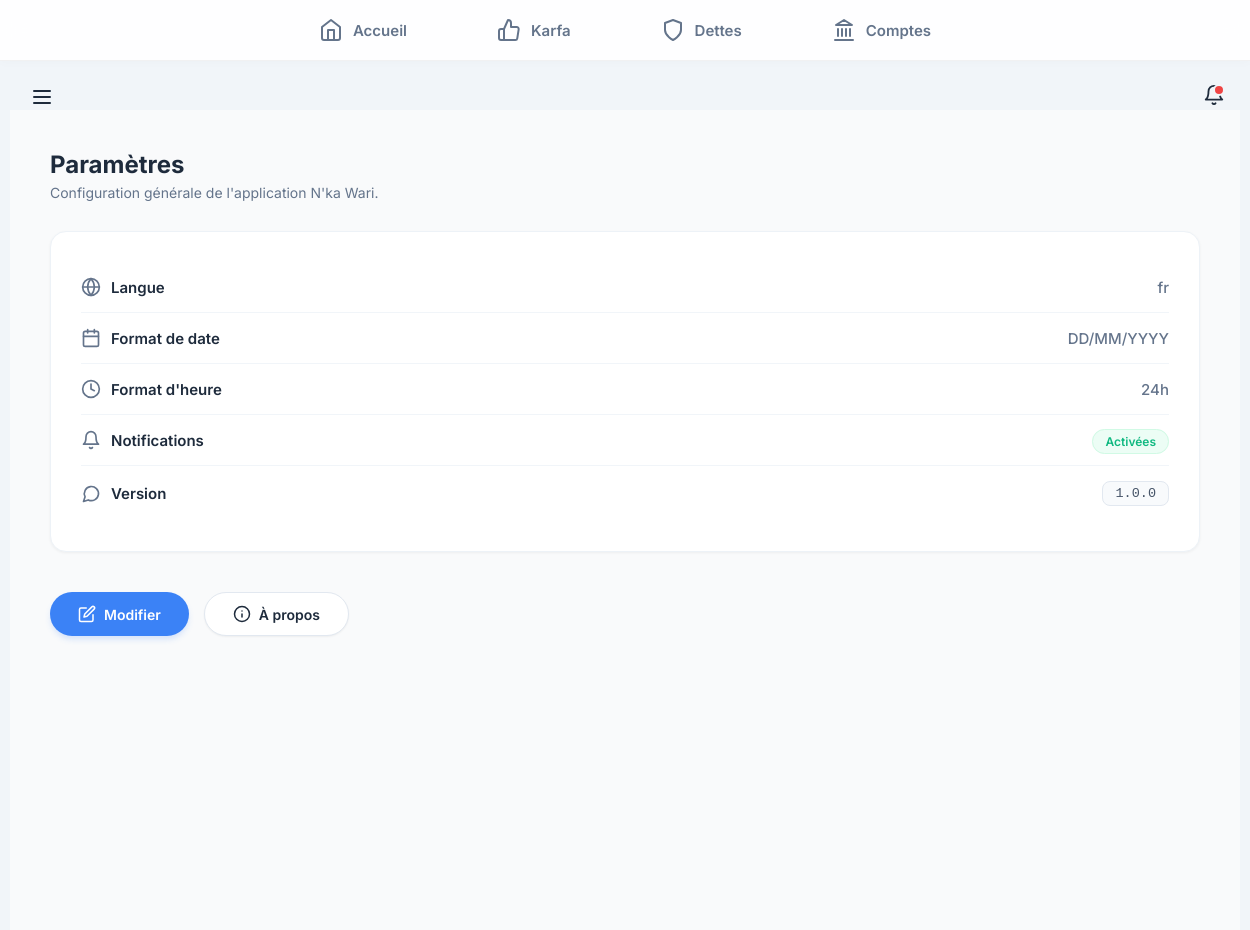
/parametres/ (signed in), run on the app's committed database.
### backend/modules/parametres/models/parametres.py (models this page shows)
class Parametres(models.Model):
    langue = models.CharField(max_length=10, default='fr')
    format_date = models.CharField(max_length=20, default='DD/MM/YYYY')
    format_heure = models.CharField(max_length=10, default='24h')
    notifications = models.BooleanField(default=True)
    version = models.CharField(max_length=10, default='1.0.0')
    class Meta:
        verbose_name = "Paramètre"
        verbose_name_plural = "Paramètres"

### backend/modules/parametres/views.py (the view)
# urls.py: path('parametres/', include('modules.parametres.urls')),
@login_required
def parametres(request):
    params = Parametres.objects.first()
    if not params:
        params = Parametres.objects.create()
    return render(request, 'modules/parametres/parametres.html', {'params': params})

### frontend/templates/modules/parametres/parametres.html (shortened to what this page needs)
{% extends "base.html" %}
{% load static %}
{% block content %}
<link rel="stylesheet" href="{% static 'css/parametres.css' %}">
<div style="background: var(--bg-page); margin: -30px; padding: 40px; min-height: calc(100vh - 60px);">
    <div style="display: flex; justify-content: space-between; align-items: center; margin-bottom: 20px;">
        <div>
            <h1 class="section-title">Paramètres</h1>
            <p class="section-subtitle">Configuration générale de l'application N'ka Wari.</p>
        </div>
    </div>
    <div class="param-card">
        <div class="param-row">
            <span class="param-label">
                Langue
            </span>
            <span class="param-value">{{ params.langue }}</span>
        </div>
        <div class="param-row">
            <span class="param-label">
                Format de date
            </span>
            <span class="param-value">{{ params.format_date }}</span>
        </div>
        <div class="param-row">
            <span class="param-label">
                <svg width="20" height="20" viewBox="0 0 24 24" fill="none" stroke="currentColor" stroke-width="2" stroke-linecap="round" stroke-linejoin="round" style="color: #64748b;"><circle cx="12" cy="12" r="10"></circle><polyline points="12 6 12 12 16 14"></polyline></svg>
                Format d'heure
            </span>
            <span class="param-value">{{ params.format_heure }}</span>
        </div>
        <div class="param-row">
            <span class="param-label">
                <svg width="20" height="20" viewBox="0 0 24 24" fill="none" stroke="currentColor" stroke-width="2" stroke-linecap="round" stroke-linejoin="round" style="color: #64748b;"><path d="M18 8A6 6 0 0 0 6 8c0 7-3 9-3 9h18s-3-2-3-9"></path><path d="M13.73 21a2 2 0 0 1-3.46 0"></path></svg>
                Notifications
            </span>
            <span class="param-value">
                {% if params.notifications %}
                <span style="background: #ecfdf5; color: #10b981; padding: 4px 12px; border-radius: 20px; font-size: 12px; font-weight: 600; border: 1px solid #d1fae5;">Activées</span>
                {% else %}
                <span style="background: #fef2f2; color: #ef4444; padding: 4px 12px; border-radius: 20px; font-size: 12px; font-weight: 600; border: 1px solid #fee2e2;">Désactivées</span>
                {% endif %}
            </span>
        </div>
        <div class="param-row">
            <span class="param-label">
                <svg width="20" height="20" viewBox="0 0 24 24" fill="none" stroke="currentColor" stroke-width="2" stroke-linecap="round" stroke-linejoin="round" style="color: #64748b;"><path d="m3 21 1.9-5.7a8.5 8.5 0 1 1 3.8 3.8z"></path></svg>
                Version
            </span>
            <span class="param-value" style="background: #f8fafc; padding: 4px 12px; border: 1px solid #e2e8f0; border-radius: 8px; font-family: 'JetBrains Mono', monospace; font-size: 0.9em; color: #475569;">{{ params.version }}</span>
        </div>
    </div>
    <div style="margin-top: 40px; display: flex; gap: 15px;">
        <a href="#" class="btn-primary" style="padding: 12px 28px; border-radius: 30px; font-weight: 600; box-shadow: 0 4px 6px -1px rgba(59, 130, 246, 0.2);">
            <svg width="18" height="18" viewBox="0 0 24 24" fill="none" stroke="currentColor" stroke-width="2" stroke-linecap="round" stroke-linejoin="round"><path d="M11 4H4a2 2 0 0 0-2 2v14a2 2 0 0 0 2 2h14a2 2 0 0 0 2-2v-7"></path><path d="M18.5 2.5a2.121 2.121 0 0 1 3 3L12 15l-4 1 1-4 9.5-9.5z"></path></svg>
            Modifier
        </a>
        <a href="{% url 'about' %}" class="btn-secondary" style="background: white; padding: 12px 28px; border-radius: 30px; font-weight: 600; box-shadow: 0 1px 2px rgba(0,0,0,0.05);">
            <svg width="18" height="18" viewBox="0 0 24 24" fill="none" stroke="currentColor" stroke-width="2" stroke-linecap="round" stroke-linejoin="round"><circle cx="12" cy="12" r="10"></circle><line x1="12" y1="16" x2="12" y2="12"></line><line x1="12" y1="8" x2="12.01" y2="8"></line></svg>
            À propos
        </a>
    </div>
</div>
{% endblock %}

### frontend/static/css/base.css (style rules this page uses)
:root { --bg-global: #f1f5f9; --bg-card: #ffffff; --primary: #3b82f6; --text-main: #1e2b3c; --text-muted: #64748b; --nav-height: 60px; --radius-xl: 20px; --radius-md: 12px; --shadow-subtle: 0 4px 15px rgba(0, 0, 0, 0.04); --shadow-hover: 0 8px 25px rgba(0, 0, 0, 0.08); }
body { background-color: var(--bg-global) !important; margin: 0; padding: 0; font-family: 'Inter', sans-serif; color: var(--text-main); padding-bottom: calc(var(--nav-height) + 20px); -webkit-tap-highlight-color: transparent; }
@media (min-width: 768px) { body { padding-bottom: 0; padding-top: calc(var(--nav-height) + 80px); } }

### frontend/static/css/core.css (style rules this page uses)
:root { --color-primary-green: #27ae60; --color-primary-dark: #1e2b3c; --color-bg-light: #f8fafc; --color-text-body: #64748b; }
:root { --color-primary-green: #27ae60; --color-primary-dark: #1e2b3c; --color-bg-light: #f8fafc; --color-text-body: #64748b; --color-error: #ef4444; }
.section-title { font-size: 18px; font-weight: 700; color: var(--primary); margin-bottom: 15px; margin-top: 0; }

### frontend/static/css/parametres.css (style rules this page uses)
:root { --color-primary: #3b82f6; --color-secondary: #64748b; --color-title: #1e2b3c; --color-subtitle: #64748b; --bg-page: #f9fafb; }
body { font-family: Inter, -apple-system, BlinkMacSystemFont, "Segoe UI", Roboto, sans-serif; }
.section-title { font-size: 24px; font-weight: 700; color: var(--color-title); margin: 0; }
.section-subtitle { margin: 5px 0 0; color: var(--color-subtitle); font-size: 14px; }
.param-card { background: white; border-radius: 16px; padding: 30px; box-shadow: 0 1px 3px rgba(0, 0, 0, 0.05); border: 1px solid #edf2f7; margin-top: 30px; }
.param-row { display: flex; justify-content: space-between; align-items: center; padding: 15px 0; border-bottom: 1px solid #f1f5f9; font-size: 15px; }
.param-row:last-child { border-bottom: none; }
.param-label { font-weight: 600; color: var(--color-title); display: flex; align-items: center; gap: 10px; }
.param-value { color: var(--color-subtitle); font-weight: 500; }
.btn-primary { background: var(--color-primary); color: white; padding: 10px 24px; border-radius: 30px; text-decoration: none; font-weight: 500; font-size: 14px; display: inline-flex; align-items: center; gap: 8px; transition: all 0.2s; border: none; cursor: pointer; }
.btn-secondary { background: #f1f5f9; color: var(--color-secondary); padding: 10px 24px; border-radius: 30px; text-decoration: none; font-weight: 500; font-size: 14px; display: inline-flex; align-items: center; gap: 8px; transition: all 0.2s; border: 1px solid #e2e8f0; }
.param-value { color: var(--color-subtitle); font-weight: 500; max-width: 60%; text-align: right; word-wrap: break-word; }
.btn-secondary { background: white; color: var(--color-title); padding: 10px 24px; border-radius: 30px; text-decoration: none; font-weight: 500; font-size: 14px; display: inline-flex; align-items: center; gap: 8px; transition: all 0.2s; border: 1px solid #e2e8f0; }

### data on the page
Parametres: langue "fr", format_date "DD/MM/YYYY", format_heure "24h", version "1.0.0"
